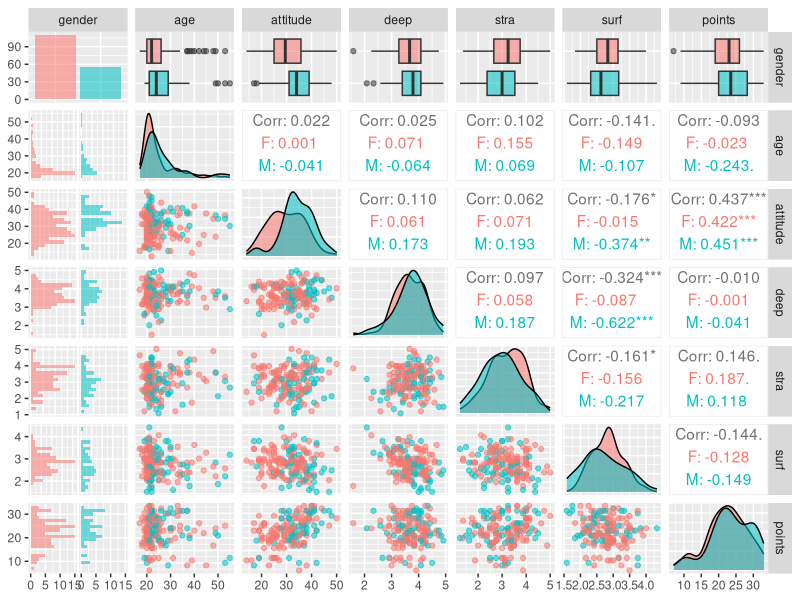

The R script that drew this image:
## ---- chunk 1
student2014 <- read.table("data/learning2014.txt", header = TRUE)
dim(student2014)
## ---- chunk 2
str(student2014)
## ---- chunk 3
summary(student2014)
## ---- chunk 4
library(ggplot2)
library(GGally)
## ---- chunk 5
ggpairs(student2014, mapping = aes(col = gender, alpha = 0.1), lower = list(combo = wrap("facethist", bins = 20)))
